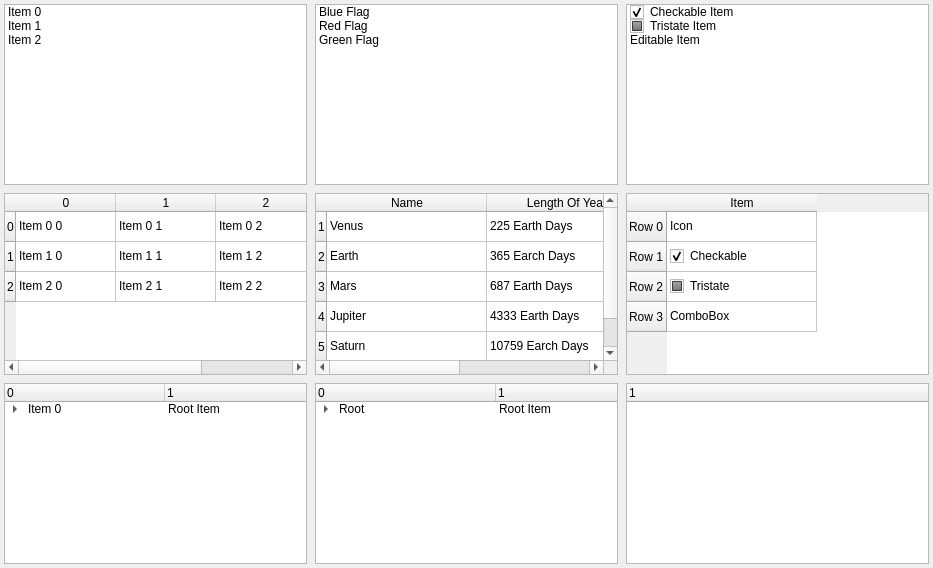
         <widget class="QWidget" name="scrollAreaWidgetContents_5">
          <property name="geometry">
           <rect>
            <x>0</x>
            <y>0</y>
            <width>933</width>
            <height>568</height>
           </rect>
          </property>
          <layout class="QGridLayout" name="gridLayout_11">
           <property name="leftMargin">
            <number>4</number>
           </property>
           <property name="topMargin">
            <number>4</number>
           </property>
           <property name="rightMargin">
            <number>4</number>
           </property>
           <property name="bottomMargin">
            <number>4</number>
           </property>
           <property name="spacing">
            <number>8</number>
           </property>
           <item row="0" column="0">
            <widget class="QListWidget" name="viewListWidget">
             <property name="sizePolicy">
              <sizepolicy hsizetype="Expanding" vsizetype="Expanding">
               <horstretch>0</horstretch>
               <verstretch>0</verstretch>
              </sizepolicy>
             </property>
             <item>
              <property name="text">
               <string>Item 0</string>
              </property>
             </item>
             <item>
              <property name="text">
               <string>Item 1</string>
              </property>
             </item>
             <item>
              <property name="text">
               <string>Item 2</string>
              </property>
             </item>
            </widget>
           </item>
           <item row="0" column="1">
            <widget class="QListWidget" name="listWidget">
             <item>
              <property name="text">
               <string>Blue Flag</string>
              </property>
              <property name="icon">
               <iconset>
                <normaloff>:/icons/flag-blue.png</normaloff>:/icons/flag-blue.png</iconset>
              </property>
             </item>
             <item>
              <property name="text">
               <string>Red Flag</string>
              </property>
              <property name="icon">
               <iconset>
                <normaloff>:/icons/flag-red.png</normaloff>:/icons/flag-red.png</iconset>
              </property>
             </item>
             <item>
              <property name="text">
               <string>Green Flag</string>
              </property>
              <property name="icon">
               <iconset>
                <normaloff>:/icons/flag-green.png</normaloff>:/icons/flag-green.png</iconset>
              </property>
             </item>
            </widget>
           </item>
           <item row="0" column="2">
            <widget class="QListWidget" name="listWidget_2">
             <item>
              <property name="text">
               <string>Checkable Item</string>
              </property>
              <property name="checkState">
               <enum>Checked</enum>
              </property>
             </item>
             <item>
              <property name="text">
               <string>Tristate Item</string>
              </property>
              <property name="checkState">
               <enum>PartiallyChecked</enum>
              </property>
              <property name="flags">
               <set>ItemIsSelectable|ItemIsDragEnabled|ItemIsUserCheckable|ItemIsEnabled|ItemIsAutoTristate</set>
              </property>
             </item>
             <item>
              <property name="text">
               <string>Editable Item</string>
              </property>
              <property name="flags">
               <set>ItemIsSelectable|ItemIsEditable|ItemIsDragEnabled|ItemIsUserCheckable|ItemIsEnabled</set>
              </property>
             </item>
            </widget>
           </item>
           <item row="1" column="0">
            <widget class="QTableWidget" name="viewTableWidget">
             <property name="sizePolicy">
              <sizepolicy hsizetype="Expanding" vsizetype="Expanding">
               <horstretch>0</horstretch>
               <verstretch>0</verstretch>
              </sizepolicy>
             </property>
             <row>
              <property name="text">
               <string>0</string>
              </property>
             </row>
             <row>
              <property name="text">
               <string>1</string>
              </property>
             </row>
             <row>
              <property name="text">
               <string>2</string>
              </property>
             </row>
             <column>
              <property name="text">
               <string>0</string>
              </property>
             </column>
             <column>
              <property name="text">
               <string>1</string>
              </property>
             </column>
             <column>
              <property name="text">
               <string>2</string>
              </property>
             </column>
             <item row="0" column="0">
              <property name="text">
               <string>Item 0 0</string>
              </property>
             </item>
             <item row="0" column="1">
              <property name="text">
               <string>Item 0 1</string>
              </property>
             </item>
             <item row="0" column="2">
              <property name="text">
               <string>Item 0 2</string>
              </property>
             </item>
             <item row="1" column="0">
              <property name="text">
               <string>Item 1 0 </string>
              </property>
             </item>
             <item row="1" column="1">
              <property name="text">
               <string>Item 1 1</string>
              </property>
             </item>
             <item row="1" column="2">
              <property name="text">
               <string>Item 1 2</string>
              </property>
             </item>
             <item row="2" column="0">
              <property name="text">
               <string>Item 2 0</string>
              </property>
             </item>
             <item row="2" column="1">
              <property name="text">
               <string>Item 2 1</string>
              </property>
             </item>
             <item row="2" column="2">
              <property name="text">
               <string>Item 2 2</string>
              </property>
             </item>
            </widget>
           </item>
           <item row="1" column="1">
            <widget class="QTableWidget" name="viewTableWidget_2">
             <property name="sizePolicy">
              <sizepolicy hsizetype="Expanding" vsizetype="Expanding">
               <horstretch>0</horstretch>
               <verstretch>0</verstretch>
              </sizepolicy>
             </property>
             <attribute name="horizontalHeaderDefaultSectionSize">
              <number>160</number>
             </attribute>
             <row>
              <property name="text">
               <string>1</string>
              </property>
             </row>
             <row>
              <property name="text">
               <string>2</string>
              </property>
             </row>
             <row>
              <property name="text">
               <string>3</string>
              </property>
             </row>
             <row>
              <property name="text">
               <string>4</string>
              </property>
             </row>
             <row>
              <property name="text">
               <string>5</string>
              </property>
             </row>
             <column>
              <property name="text">
               <string>Name</string>
              </property>
             </column>
             <column>
              <property name="text">
               <string>Length Of Year</string>
              </property>
             </column>
             <item row="0" column="0">
              <property name="text">
               <string>Venus</string>
              </property>
             </item>
             <item row="0" column="1">
              <property name="text">
               <string>225 Earth Days</string>
              </property>
             </item>
             <item row="1" column="0">
              <property name="text">
               <string>Earth</string>
              </property>
             </item>
             <item row="1" column="1">
              <property name="text">
               <string>365 Earch Days</string>
              </property>
             </item>
             <item row="2" column="0">
              <property name="text">
               <string>Mars</string>
              </property>
             </item>
             <item row="2" column="1">
              <property name="text">
               <string>687 Earth Days</string>
              </property>
             </item>
             <item row="3" column="0">
              <property name="text">
               <string>Jupiter</string>
              </property>
             </item>
             <item row="3" column="1">
              <property name="text">
               <string>4333 Earth Days</string>
              </property>
             </item>
             <item row="4" column="0">
              <property name="text">
               <string>Saturn</string>
              </property>
             </item>
             <item row="4" column="1">
              <property name="text">
               <string>10759 Earch Days</string>
              </property>
             </item>
            </widget>
           </item>
           <item row="1" column="2">
            <widget class="QTableWidget" name="tableWidget">
             <attribute name="horizontalHeaderDefaultSectionSize">
              <number>150</number>
             </attribute>
             <row>
              <property name="text">
               <string>Row 0</string>
              </property>
             </row>
             <row>
              <property name="text">
               <string>Row 1</string>
              </property>
             </row>
             <row>
              <property name="text">
               <string>Row 2</string>
              </property>
             </row>
             <row>
              <property name="text">
               <string>Row 3</string>
              </property>
             </row>
             <column>
              <property name="text">
               <string>Item</string>
              </property>
             </column>
             <item row="0" column="0">
              <property name="text">
               <string>Icon</string>
              </property>
              <property name="icon">
               <iconset>
                <normaloff>:/icons/flag-red.png</normaloff>:/icons/flag-red.png</iconset>
              </property>
             </item>
             <item row="1" column="0">
              <property name="text">
               <string>Checkable</string>
              </property>
              <property name="checkState">
               <enum>Checked</enum>
              </property>
             </item>
             <item row="2" column="0">
              <property name="text">
               <string>Tristate</string>
              </property>
              <property name="checkState">
               <enum>PartiallyChecked</enum>
              </property>
              <property name="flags">
               <set>ItemIsSelectable|ItemIsEditable|ItemIsDragEnabled|ItemIsDropEnabled|ItemIsUserCheckable|ItemIsEnabled|ItemIsAutoTristate</set>
              </property>
             </item>
             <item row="3" column="0">
              <property name="text">
               <string>ComboBox</string>
              </property>
             </item>
            </widget>
           </item>
           <item row="2" column="0">
            <widget class="QTreeWidget" name="viewTreeWidget">
             <property name="sizePolicy">
              <sizepolicy hsizetype="Expanding" vsizetype="Expanding">
               <horstretch>0</horstretch>
               <verstretch>0</verstretch>
              </sizepolicy>
             </property>
             <attribute name="headerMinimumSectionSize">
              <number>50</number>
             </attribute>
             <attribute name="headerDefaultSectionSize">
              <number>160</number>
             </attribute>
             <column>
              <property name="text">
               <string>0</string>
              </property>
             </column>
             <column>
              <property name="text">
               <string>1</string>
              </property>
             </column>
             <item>
              <property name="text">
               <string>Item 0</string>
              </property>
              <property name="text">
               <string>Root Item</string>
              </property>
              <item>
               <property name="text">
                <string>Item 0 1</string>
               </property>
               <property name="text">
                <string>Child 0</string>
               </property>
               <item>
                <property name="text">
                 <string>Item 0 1 0</string>
                </property>
                <property name="text">
                 <string/>
                </property>
               </item>
              </item>
              <item>
               <property name="text">
                <string>Iem 0 2</string>
               </property>
               <property name="text">
                <string>Child 1</string>
               </property>
               <item>
                <property name="text">
                 <string>Item 0 2 0</string>
                </property>
                <property name="text">
                 <string/>
                </property>
               </item>
               <item>
                <property name="text">
                 <string>Item 0 2 1</string>
                </property>
                <property name="text">
                 <string/>
                </property>
               </item>
              </item>
             </item>
            </widget>
           </item>
           <item row="2" column="1">
            <widget class="QTreeWidget" name="viewTreeWidget_2">
             <property name="sizePolicy">
              <sizepolicy hsizetype="Expanding" vsizetype="Expanding">
               <horstretch>0</horstretch>
               <verstretch>0</verstretch>
              </sizepolicy>
             </property>
             <property name="columnCount">
              <number>2</number>
             </property>
             <attribute name="headerMinimumSectionSize">
              <number>50</number>
             </attribute>
             <attribute name="headerDefaultSectionSize">
              <number>180</number>
             </attribute>
             <column>
              <property name="text">
               <string>0</string>
              </property>
             </column>
             <column>
              <property name="text">
               <string>1</string>
              </property>
             </column>
             <item>
              <property name="text">
               <string>Root</string>
              </property>
              <property name="icon">
               <iconset>
                <normaloff>:/icons/qt.png</normaloff>:/icons/qt.png</iconset>
              </property>
              <property name="text">
               <string>Root Item</string>
              </property>
              <item>
               <property name="text">
                <string>Child 1</string>
               </property>
               <property name="text">
                <string>Child 0</string>
               </property>
               <item>
                <property name="text">
                 <string>Checkable</string>
                </property>
                <property name="checkState">
                 <enum>Checked</enum>
                </property>
                <property name="text">
                 <string/>
                </property>
               </item>
              </item>
              <item>
               <property name="text">
                <string>Child 2</string>
               </property>
               <property name="text">
                <string>Child 1</string>
               </property>
               <item>
                <property name="text">
                 <string>Tristate</string>
                </property>
                <property name="checkState">
                 <enum>PartiallyChecked</enum>
                </property>
                <property name="text">
                 <string/>
                </property>
                <property name="flags">
                 <set>ItemIsSelectable|ItemIsDragEnabled|ItemIsDropEnabled|ItemIsUserCheckable|ItemIsEnabled|ItemIsAutoTristate</set>
                </property>
               </item>
               <item>
                <property name="text">
                 <string>Editable</string>
                </property>
                <property name="text">
                 <string/>
                </property>
                <property name="flags">
                 <set>ItemIsSelectable|ItemIsEditable|ItemIsDragEnabled|ItemIsDropEnabled|ItemIsUserCheckable|ItemIsEnabled</set>
                </property>
               </item>
              </item>
              <item>
               <property name="text">
                <string>Child 3</string>
               </property>
               <item>
                <property name="text">
                 <string>Icon</string>
                </property>
                <property name="icon">
                 <iconset>
                  <normaloff>:/icons/flag-blue.png</normaloff>:/icons/flag-blue.png</iconset>
                </property>
               </item>
              </item>
             </item>
            </widget>
           </item>
           <item row="2" column="2">
            <widget class="QTreeWidget" name="docDirTreeWidget">
             <column>
              <property name="text">
               <string notr="true">1</string>
              </property>
             </column>
            </widget>
           </item>
          </layout>
         </widget>
